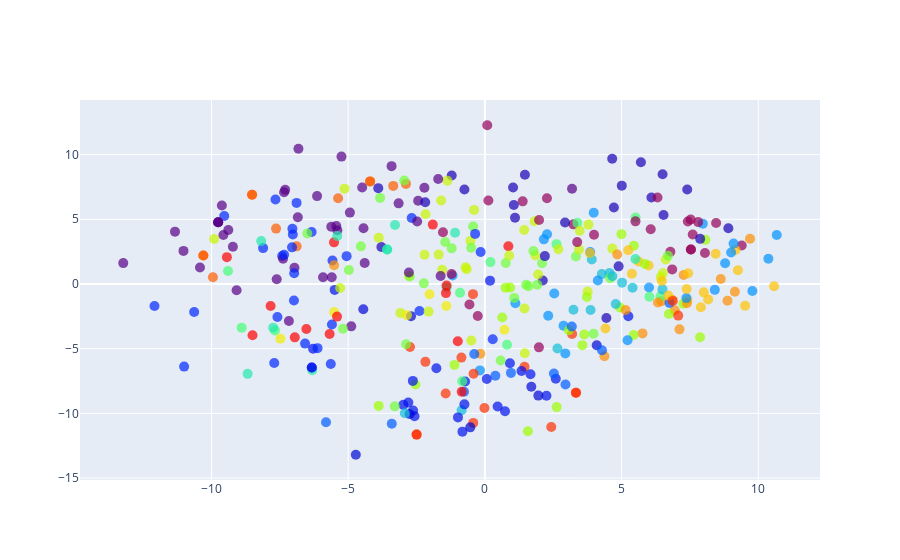

Notebook code for this chart:
### Code cell
import plotly.graph_objects as go

fig = go.Figure()

marker = go.scatter.Marker(
    color=df_with_emb['centroid'],
    colorscale='rainbow',
    size=10,
    opacity=0.7
)

centroid_marker = go.scatter.Marker(
    symbol='x',
    size=20,
    opacity=0.5,
    color='gray'
)

fig.add_trace(go.Scatter(x=df_with_emb['pca_1'], y=df_with_emb['pca_2'], mode='markers', hovertext=df_with_emb['Motion'], marker=marker))
# fig.add_trace(go.Scatter(x=pca_centroids[:, 0], y=pca_centroids[:, 1], mode='markers', marker=centroid_marker))

fig.show()

### Figure 1 — Plotly figure (JSON) as saved in the notebook; plotly's stock layout.template omitted (floating-point values rounded to 4 significant figures; data arrays with more than 128 entries replaced by an {"elided": "..."} marker saying what was removed)
{"data": [{"hovertext": {"elided": "388 str values"}, "marker": {"color": {"elided": "388 int values"}, "colorscale": [[0, "rgb(150,0,90)"], [0.125, "rgb(0,0,200)"], [0.25, "rgb(0,25,255)"], [0.375, "rgb(0,152,255)"], [0.5, "rgb(44,255,150)"], [0.625, "rgb(151,255,0)"], [0.75, "rgb(255,234,0)"], [0.875, "rgb(255,111,0)"], [1, "rgb(255,0,0)"]], "opacity": 0.7, "size": 10}, "mode": "markers", "type": "scatter", "x": {"elided": "388 float values"}, "y": {"elided": "388 float values"}}], "layout": {}}
